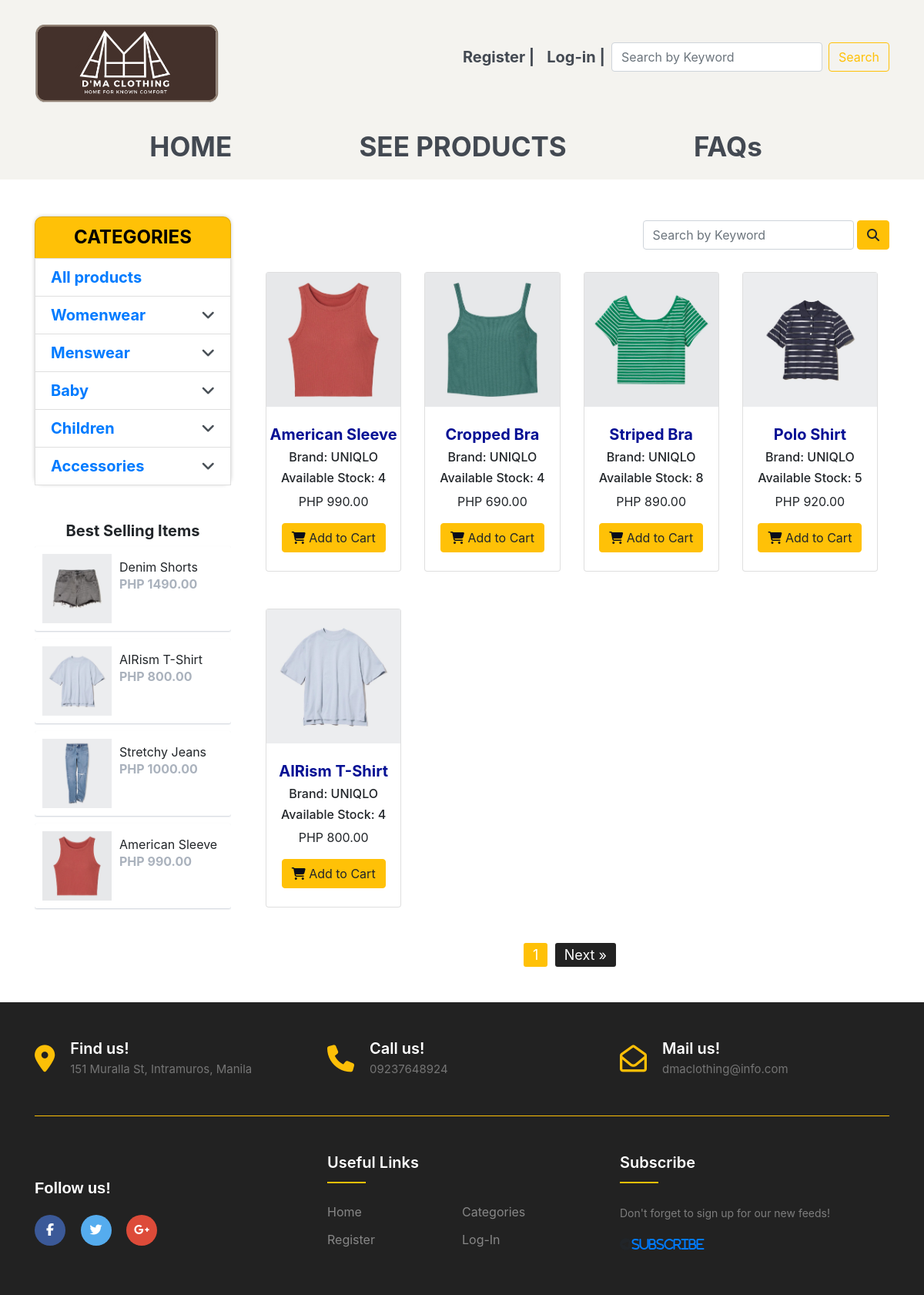
Page /productspage.php?category=WOMENWEAR&subCategory=TOPS on the committed database.
### tables this page shows
CREATE TABLE `product` (
  `categoryID` int(11) DEFAULT NULL,
  `productID` int(11) NOT NULL,
  `subcategoryID` int(11) DEFAULT NULL,
  `productImage` varchar(255) NOT NULL,
  `productName` varchar(255) NOT NULL,
  `productBrand` varchar(255) NOT NULL,
  `productPrice` decimal(10,2) NOT NULL,
  `productSize` int(11) NOT NULL,
  `productStock` int(11) NOT NULL,
  `productDesc` varchar(255) NOT NULL
);

### productspage.php (the view, shortened to what the rows shown need)
<!DOCTYPE HTML>
<html lang="en">
<head>
    <link rel="stylesheet" href="css/productspage.css">
<link rel="stylesheet" href="https://stackpath.bootstrapcdn.com/bootstrap/4.3.1/css/bootstrap.min.css">
</head>
<body>
    <br><br>
    <div id="sortable" class="container">
        <div class="row">
            <div class="col-sm-3 hidden-xs">
               <br> <br><div class="product-sidebar">
                    <?php
                    require './include/db.handler.inc.php';
                    $sql = "SELECT p.*, IFNULL(SUM(o.quantity * p.productPrice), 0) AS total_sales
                    FROM product p
                    LEFT JOIN order_tbl o ON o.productId = p.productId
                    GROUP BY p.productId
                    ORDER BY total_sales DESC
                    LIMIT 4;";
                    $stmtCheck = mysqli_stmt_init($conn);
                    if(!mysqli_stmt_prepare($stmtCheck,$sql))
                    {
                        header("location: ../.php?error=sqlerror");
                        exit();
                    }
                    else
                    {
                        mysqli_stmt_execute($stmtCheck);
                        $result = mysqli_stmt_get_result($stmtCheck);
                        while($row = mysqli_fetch_array($result))
                        {
                          ?>
                          <div class="product-item">
                            <div class="image">
                                <img src="images/<?php echo $row['productImage'] ?>"></a>
                            </div>
                            <div class="name">
                                <?php echo $row['productName'] ?> </a>
                            </div>
                            <div class="price">
                                <span> PHP <?php echo  $row['productPrice'] ?> </span>
                            </div>
                        </div>
                        <?php
                    }
                }
                ?>
            </div>
        </div>
<div class="col-sm-9">
     <br><div id="datatable" class="container">
        <div id="th-row" class="row clearfix">
        <?php
            require './include/db.handler.inc.php';
        if (isset($_GET['category']) && isset($_GET['subCategory']) && isset($_GET['searchbutton'])) {
            $category = $_GET['category'];
            $subCategory = $_GET['subCategory'];
            $search = $_GET['search'];
            $sql = "SELECT * FROM product
                    INNER JOIN category ON product.categoryID=category.category_id
                    INNER JOIN subcategory ON product.subcategoryid = subcategory.subCategoryID
                    INNER JOIN size ON product.productSize = size.size_id
                    WHERE category.category_name = ? AND subcategory.subCategory = ?
                    AND (product.productName LIKE '%".$search."%' OR product.productBrand LIKE '%".$search."%')";
            $stmt = mysqli_stmt_init($conn);
            if (!mysqli_stmt_prepare($stmt, $sql)) {
                header("location: ../.php?error=sqlerror");
                exit();
            } else {
                mysqli_stmt_bind_param($stmt, "ss", $category, $subCategory);
                mysqli_stmt_execute($stmt);
                $result = mysqli_stmt_get_result($stmt);
            }
        }
        else if (isset($_GET['category']) && isset($_GET['subCategory'])) {
            $category = $_GET['category'];
            $subCategory = $_GET['subCategory'];
            $sql = "SELECT * FROM product
                    INNER JOIN category ON product.categoryID=category.category_id
                    INNER JOIN subcategory ON product.subcategoryid = subcategory.subCategoryID
                    INNER JOIN size ON product.productSize = size.size_id
                    WHERE category.category_name = ? AND subcategory.subCategory = ?";
            $stmt = mysqli_stmt_init($conn);
            if (!mysqli_stmt_prepare($stmt, $sql)) {
                header("location: ../.php?error=sqlerror");
                exit();
            } else {
                mysqli_stmt_bind_param($stmt, "ss", $category, $subCategory);
                mysqli_stmt_execute($stmt);
                $result = mysqli_stmt_get_result($stmt);
            }
        } else if (isset($_GET['category'])) {
            $category = $_GET['category'];
            $sql = "SELECT * FROM product
                    INNER JOIN category ON product.categoryID=category.category_id
                    INNER JOIN subcategory ON product.subcategoryid = subcategory.subCategoryID
                    INNER JOIN size ON product.productSize = size.size_id
                    WHERE category.category_name = ?";
            $stmt = mysqli_stmt_init($conn);
            if (!mysqli_stmt_prepare($stmt, $sql)) {
                header("location: ../.php?error=sqlerror");
                exit();
            } else {
                mysqli_stmt_bind_param($stmt, "s", $category);
                mysqli_stmt_execute($stmt);
                $result = mysqli_stmt_get_result($stmt);
            }
        }
if(mysqli_num_rows($result) > 0) {
    while($row = mysqli_fetch_array($result))
    {
        ?>
        <div id="th-tr" class="col-lg-3 col-md-4 col-sm-12">
                    <div class="card product_item">
                        <div class="body">
                            <div class="cp_img">
                                <img src="images/<?php echo $row['productImage'] ?>" width="230" height="100" alt="Product" class="img-fluid">
                            </div><br>
                            <div class="product_details">
                                <center><h5 style="color:#051094;"> <b> <?php echo $row['productName']; ?> </b> </h5> </center>
                                <center><h6 class="text-black"> Brand: <?php echo $row['productBrand']; ?> </h6> </center>
                                <center><h6 class="text-black"> Available Stock: <?php echo $row['productStock']; ?> </h6> </center>
                                <ul class="product_price list-unstyled">
                                    <center> <li class="new_price"> PHP <?php echo $row['productPrice']; ?> </li>
                                    </center>
                                </ul>
                                <center>
                      <button type="button" class="btn btn-warning" data-bs-toggle="modal" data-bs-target="#addtocart-<?php echo $row['productID'] ?>">
                          <i class="fa-solid fa-cart-shopping" style="color: #060d19;"></i> Add to Cart
                      </button>
                      <br><br></center>
                  </div>
              </div>
          </div><br><br>
      </div>
      <?php
    }
} else
{
    echo "No products found.";
}
?>
</div>
</div>
</div>
</div>
</div> <br> <br>
</body>
</html>

### rows in the picture
product: productImage (picture), productName "Denim Shorts", productPrice "1490.00"
product: productImage (picture), productName "AIRism T-Shirt", productPrice "800.00", productBrand "UNIQLO", productStock "4"
product: productImage (picture), productName "Stretchy Jeans", productPrice "1000.00"
product: productImage (picture), productName "American Sleeve", productPrice "990.00", productBrand "UNIQLO", productStock "4"
product: productImage (picture), productName "Cropped Bra", productBrand "UNIQLO", productStock "4", productPrice "690.00"
product: productImage (picture), productName "Striped Bra", productBrand "UNIQLO", productStock "8", productPrice "890.00"
product: productImage (picture), productName "Polo Shirt", productBrand "UNIQLO", productStock "5", productPrice "920.00"
